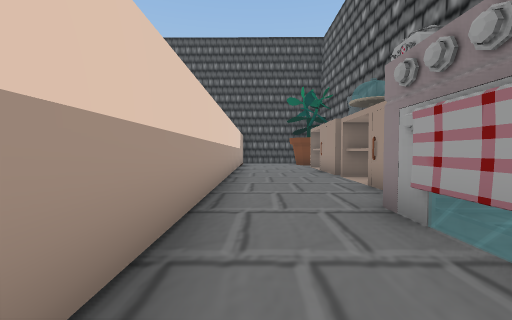
View 1 (above)

24 first-person views from a walk through a Unity game level. The camera is 1.5 m above the floor, tilts 2° down and sees 90° across. The floor is counted in squares, 2 m on a side. Each view is taken from the middle of a square. On the plan, view 1 faces up. The plan holds only what a view shows up to about 9 squares ahead; the rest is blank. The place goes on beyond the plan. The player is left out. Door leaves are left out, so doorways stand open. Some surface patterns are stand-ins.

View 2
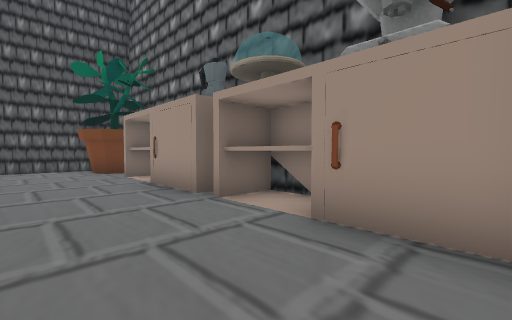

View 3
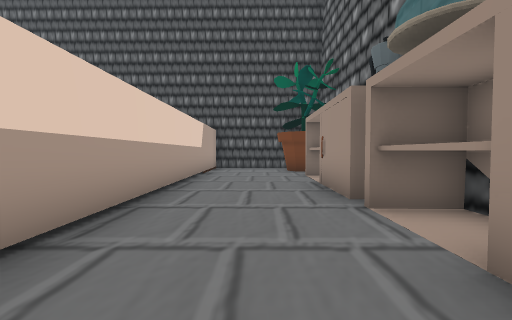

View 4
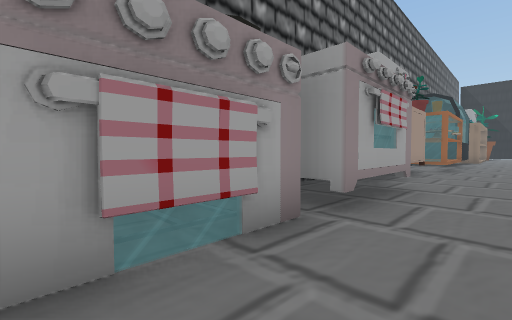

View 5
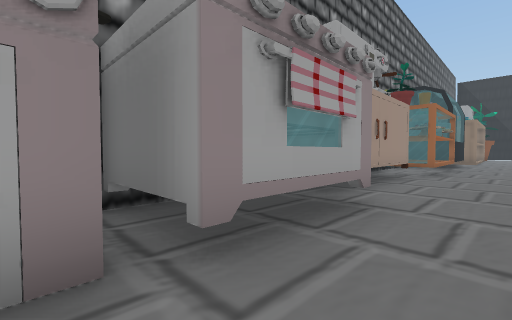

View 6
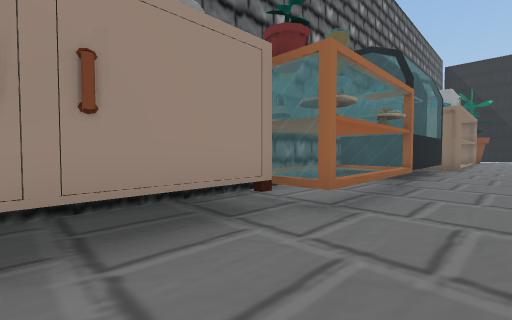

View 7
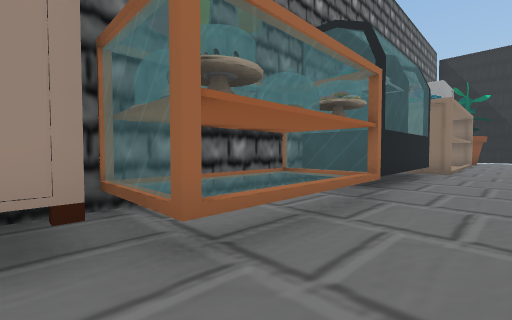

View 8
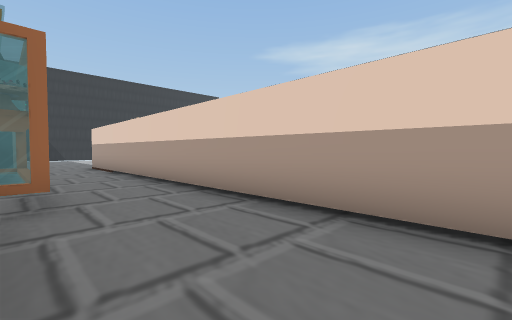

View 9
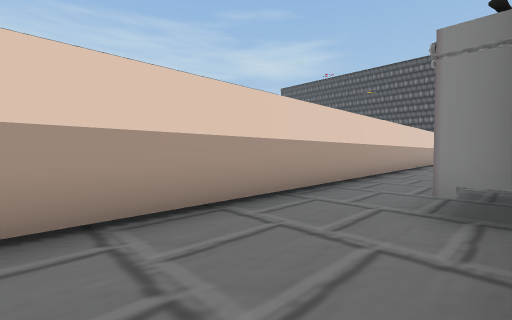

View 10
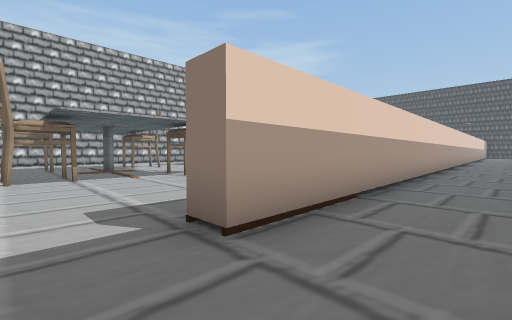

View 11
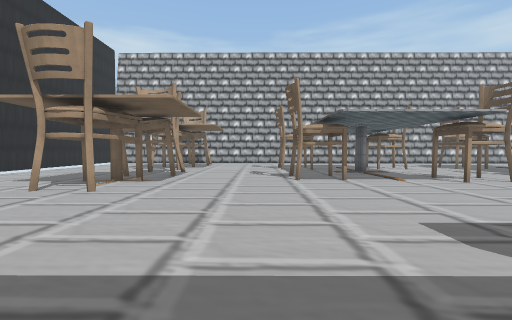

View 12
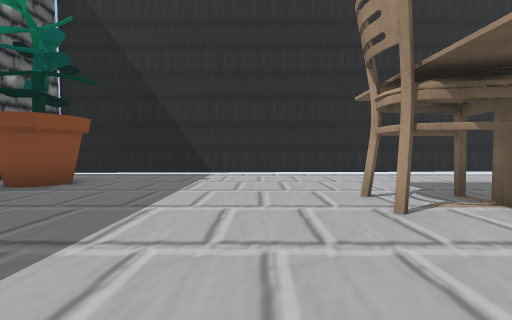

View 13
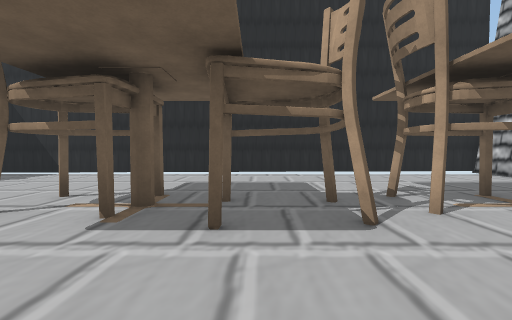

View 14
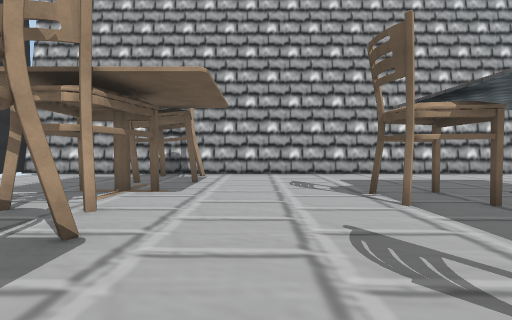

View 15
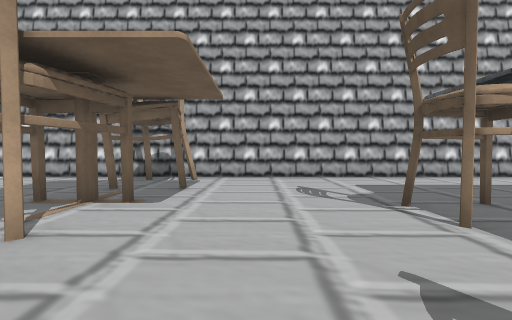

View 16
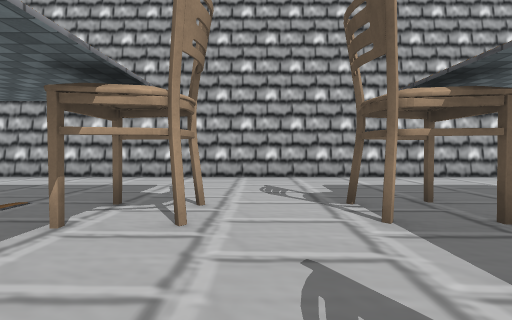

View 17
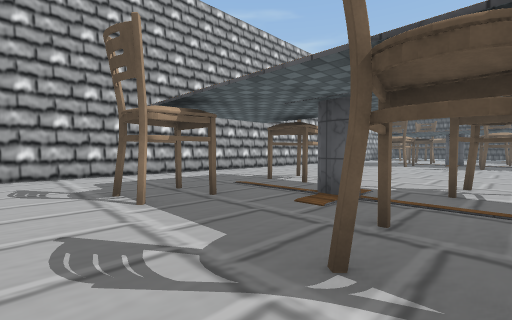

View 18
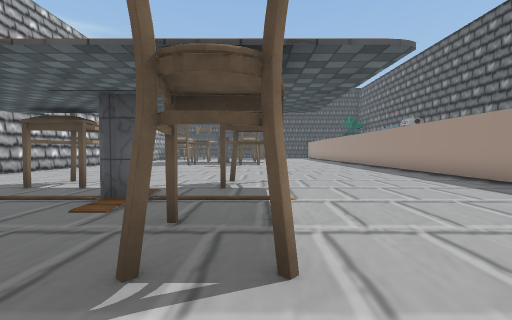

View 19
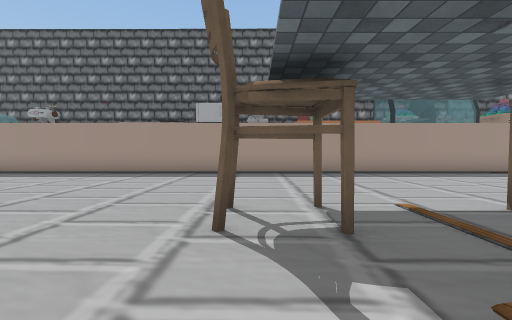

View 20
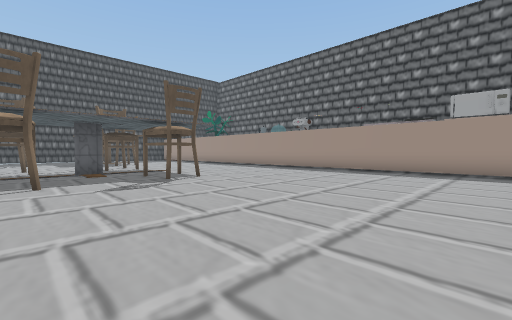

View 21
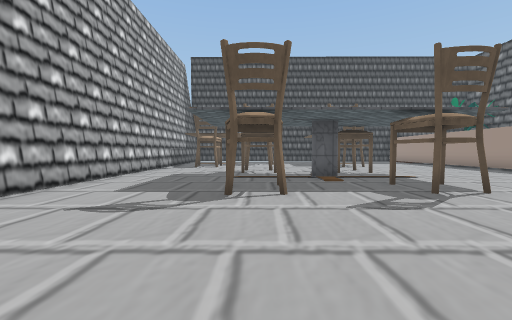

View 22
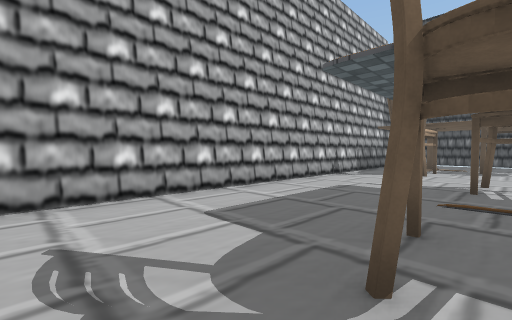

View 23
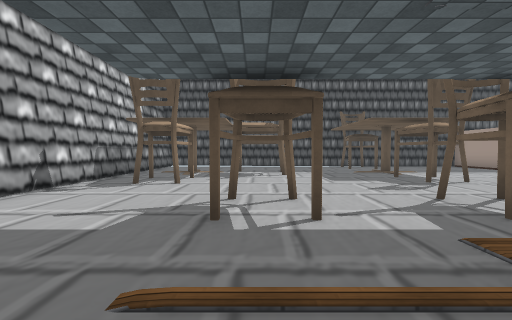

View 24
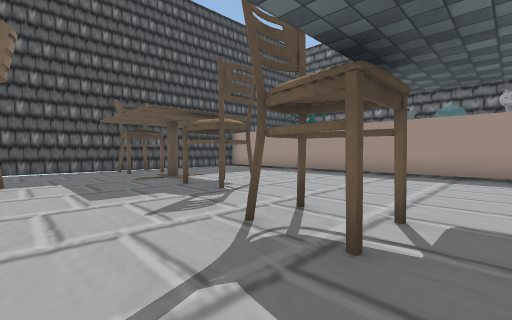

### Floor plan
Key: @ floor where view 1 was taken; # wall or solid block; x gap in a wall; . floor; D open door; = window, fence, low wall or low ledge; O other object.
Columns run from 16 left of view 1 to 4 right of it. Each row starts with its distance up from view 1.
 16       ###       ##
 15       ...OO     ..
 14       ....      ...
 13       .....    #...#
 12 # .O .O...O..  #..DD
 11 #...#.O......  #..DD
 10 #........O.... #..DD
  9 #..O.....OO....#...#
  8 #..............#...#
  7 #....OO.OO.....#..DD
  6 #.......##.....#..DD
  5 #..............#...#
  4 #......#.....  #...#
  3 #...#....#..   #..##
  2 #........O.   .#..#
  1 #....O...... ..#..O
  0 #..............#@.OO#
 -1    ............#..O #
 -2     ...........#..OO
 -3 #..............#...
 -4 #..............#...
 -5 #..............#...#
 -6 #..............#...=#
 -7 #...O...O......#...##
 -8 #......#.......#..OOO
 -9 #....#.........#..OOO
-10 #........O.....#..OOO
-11 #....O.........#..OOO
-12 #.........  ...#....#
-13 #....O...O.  ..#..###
-14 #...........  .#..#
-15 #..... #.....  #..#
-16 #..... ........#..#
-17 #...#...#.........#
-18 #....O...O........
-19 #................
-20 #...............
-21 #...............
-22 #..OO.OO...O.....
-23 #..O..OOO.OO......
-24 #.................x
-25 #.................#
-26 #..................
-27 #...................
-28 ####################

Where each view was taken, in squares from view 1:
view 1: 0 up, 0 right, facing up
view 2: 4 up, 0 right, facing up-right
view 3: 4 up, 1 right, facing up
view 4: 3 up, 0 right, facing down-right
view 5: 1 up, 0 right, facing down-right
view 6: 5 down, 0 right, facing down-right
view 7: 7 down, 0 right, facing down-right
view 8: 4 down, 2 right, facing down-left
view 9: 6 down, 2 right, facing up-left
view 10: 18 down, 1 right, facing up-left
view 11: 19 down, 0 right, facing left
view 12: 19 down, 3 left, facing down
view 13: 19 down, 8 left, facing down
view 14: 20 down, 7 left, facing left
view 15: 20 down, 8 left, facing left
view 16: 12 down, 8 left, facing left
view 17: 12 down, 7 left, facing up-left
view 18: 12 down, 7 left, facing up
view 19: 6 down, 10 left, facing right
view 20: 5 down, 11 left, facing up-right
view 21: 3 down, 11 left, facing up
view 22: 0 up, 11 left, facing up-left
view 23: 3 up, 11 left, facing up
view 24: 5 up, 10 left, facing up-right
